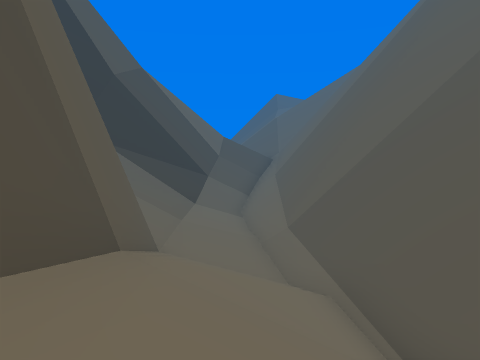
view 1 (above)

15 first-person views from a walk through a Unity game level. The camera is 1.3 m above the floor, tilts 6° down and sees 70° across. The floor is counted in squares, 2 m on a side. Each view is taken from the middle of a square. On the plan, view 1 faces up. The plan holds only what a view shows up to about 10 squares ahead; the rest is blank. The place goes on beyond the plan.

view 2
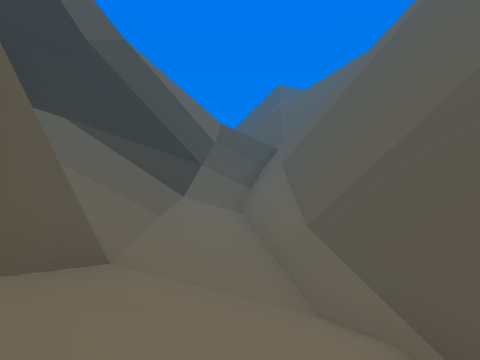

view 3
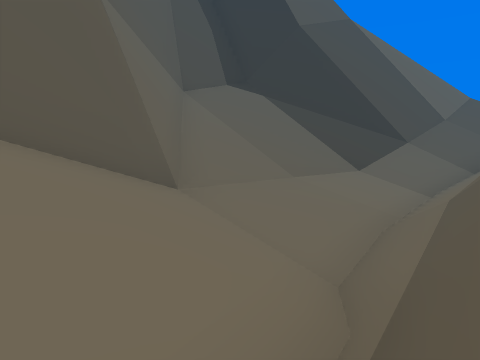

view 4
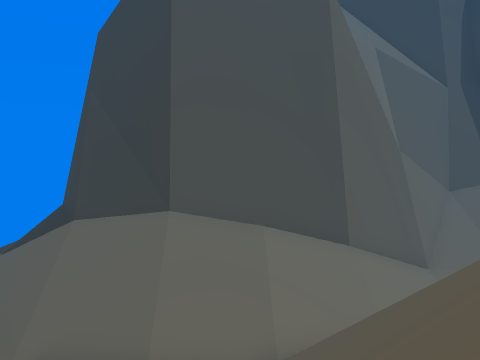

view 5
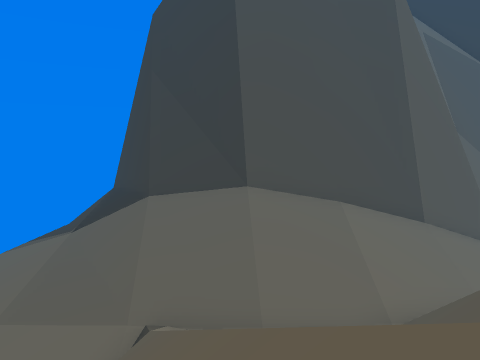

view 6
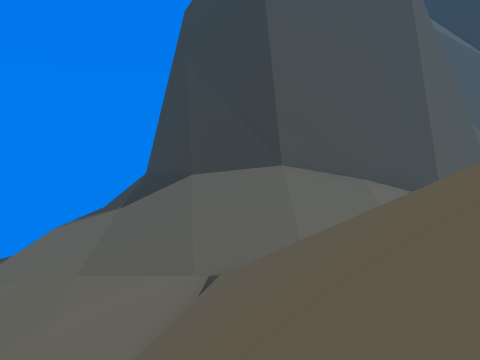

view 7
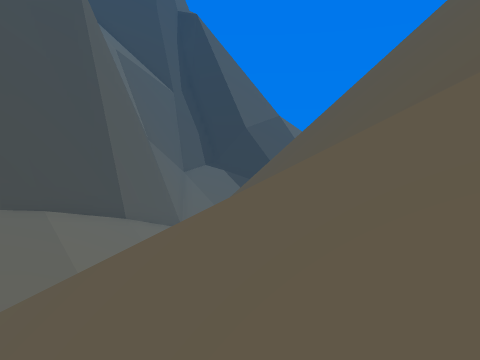

view 8
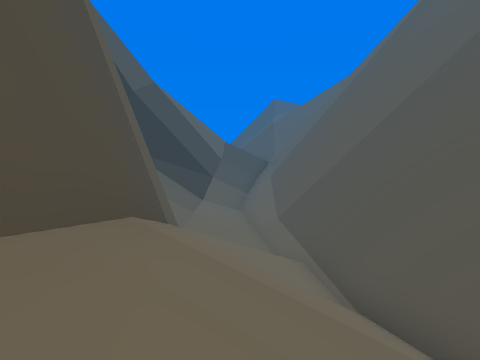

view 9
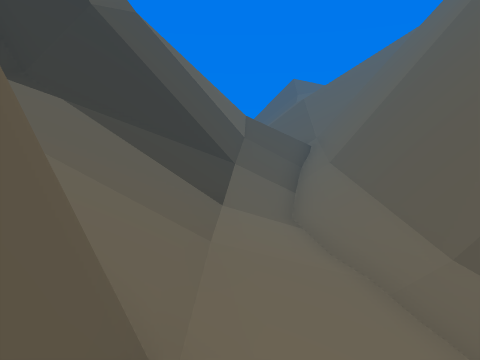

view 10
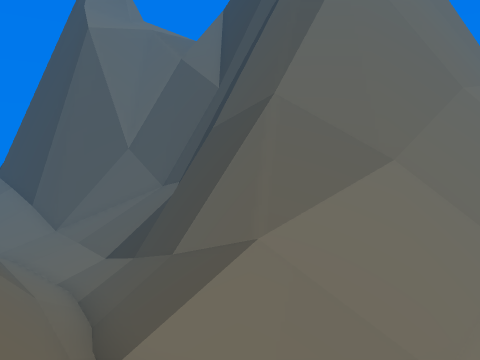

view 11
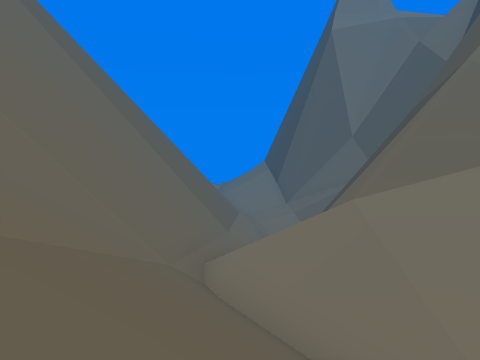

view 12
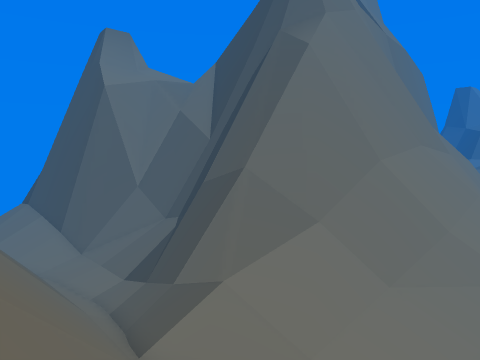

view 13
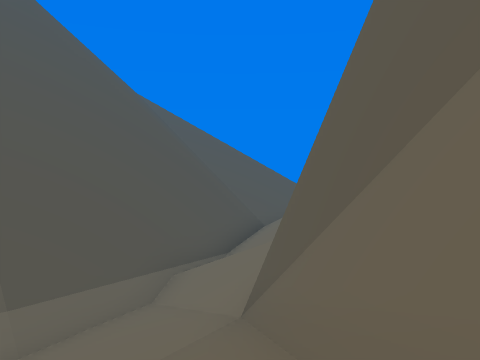

view 14
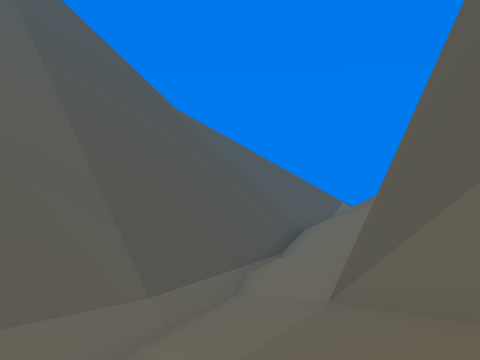

view 15
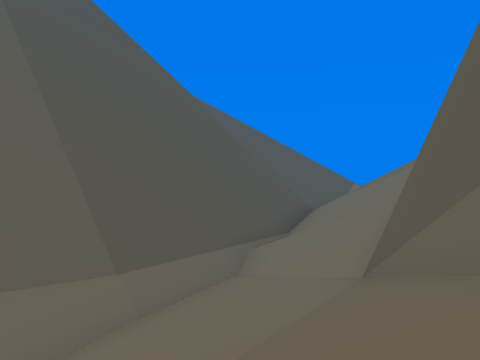

### Floor plan
Key: @ floor where view 1 was taken; # wall or solid block; . main floor; : floor 1.75 m higher than the main floor; / step, stairs or slope; = window, fence, low wall or low ledge; ^ raised ledge; v drop or lower ground.
Columns run from 5 left of view 1 to 9 right of it. Each row starts with its distance up from view 1.
 23           /
 22       /
 21 ///   //
 20 ////  ///
 19 #/////////
 18 #///////##
 17 #//////#^^#
 16 #///#//#^
 15 ^//=#//#
 14 ^#v^#//#
 13 ^#=^///#
 12   ^#///#
 11 ^##////^
 10 #////./# ^^#
  9 ^///../######
  8 ^///../#######
  7 ^#//..////////
  6  ^#/..////////
  5   ^#//////////
  4    ^//////////
  3    ^//////////
  2     #/////////
  1     #/////////
  0     #@//     /
 -1     #///    ///
 -2     #///  /////
 -3     #//////////
 -4     #//// v//
 -5    #///.//
 -6    ///:.//
 -7    ////.//
 -8    :/.../
 -9     ///

Positions as (right, up) in squares from view 1, and headings:
1: (0, 0), facing up
2: (0, 2), facing up
3: (2, 3), facing up-left
4: (8, 0), facing left
5: (8, -2), facing left
6: (9, -3), facing left
7: (9, -2), facing up-left
8: (0, -2), facing up
9: (-1, 4), facing up
10: (3, 20), facing down-left
11: (1, 22), facing down
12: (5, 23), facing down-left
13: (-4, 8), facing down-right
14: (-4, 10), facing down-right
15: (-3, 9), facing down-right
